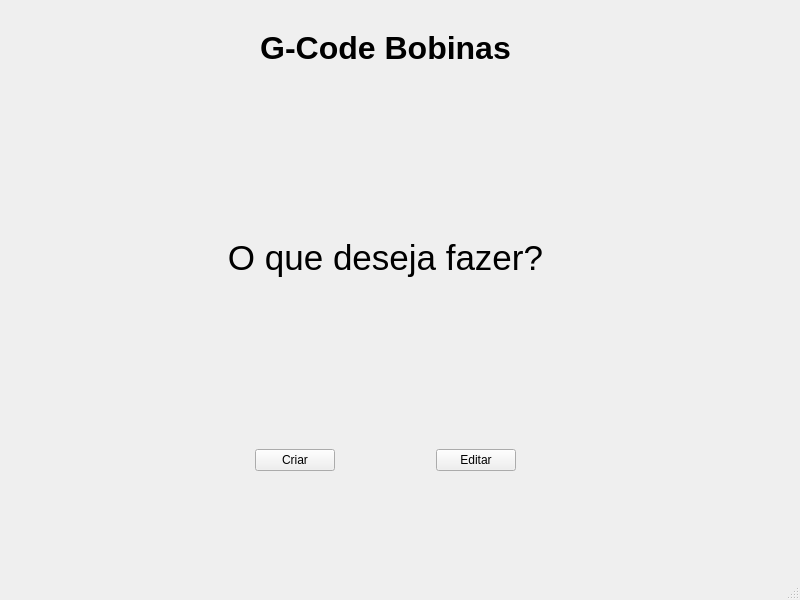
<?xml version="1.0" encoding="UTF-8"?>
<ui version="4.0">
 <class>MainWindow</class>
 <widget class="QMainWindow" name="MainWindow">
  <property name="geometry">
   <rect>
    <x>0</x>
    <y>0</y>
    <width>800</width>
    <height>600</height>
   </rect>
  </property>
  <property name="windowTitle">
   <string>MainWindow</string>
  </property>
  <widget class="QWidget" name="centralwidget">
   <widget class="QWidget" name="">
    <property name="geometry">
     <rect>
      <x>160</x>
      <y>30</y>
      <width>451</width>
      <height>441</height>
     </rect>
    </property>
    <layout class="QVBoxLayout" name="verticalLayout">
     <item>
      <widget class="QLabel" name="label">
       <property name="font">
        <font>
         <pointsize>24</pointsize>
         <bold>true</bold>
        </font>
       </property>
       <property name="text">
        <string>G-Code Bobinas</string>
       </property>
       <property name="alignment">
        <set>Qt::AlignCenter</set>
       </property>
      </widget>
     </item>
     <item>
      <layout class="QGridLayout" name="gridLayout">
       <item row="4" column="0">
        <layout class="QHBoxLayout" name="horizontalLayout">
         <item>
          <spacer name="horizontalSpacer_3">
           <property name="orientation">
            <enum>Qt::Horizontal</enum>
           </property>
           <property name="sizeHint" stdset="0">
            <size>
             <width>40</width>
             <height>20</height>
            </size>
           </property>
          </spacer>
         </item>
         <item>
          <widget class="QPushButton" name="criar_page">
           <property name="text">
            <string>Criar</string>
           </property>
          </widget>
         </item>
         <item>
          <spacer name="horizontalSpacer">
           <property name="orientation">
            <enum>Qt::Horizontal</enum>
           </property>
           <property name="sizeHint" stdset="0">
            <size>
             <width>40</width>
             <height>20</height>
            </size>
           </property>
          </spacer>
         </item>
         <item>
          <widget class="QPushButton" name="selec_page">
           <property name="text">
            <string>Editar</string>
           </property>
          </widget>
         </item>
         <item>
          <spacer name="horizontalSpacer_2">
           <property name="orientation">
            <enum>Qt::Horizontal</enum>
           </property>
           <property name="sizeHint" stdset="0">
            <size>
             <width>40</width>
             <height>20</height>
            </size>
           </property>
          </spacer>
         </item>
        </layout>
       </item>
       <item row="3" column="0">
        <spacer name="verticalSpacer_2">
         <property name="orientation">
          <enum>Qt::Vertical</enum>
         </property>
         <property name="sizeHint" stdset="0">
          <size>
           <width>20</width>
           <height>40</height>
          </size>
         </property>
        </spacer>
       </item>
       <item row="1" column="0">
        <widget class="QLabel" name="label_2">
         <property name="font">
          <font>
           <pointsize>26</pointsize>
          </font>
         </property>
         <property name="text">
          <string>O que deseja fazer?</string>
         </property>
         <property name="alignment">
          <set>Qt::AlignCenter</set>
         </property>
        </widget>
       </item>
       <item row="0" column="0">
        <spacer name="verticalSpacer">
         <property name="orientation">
          <enum>Qt::Vertical</enum>
         </property>
         <property name="sizeHint" stdset="0">
          <size>
           <width>20</width>
           <height>40</height>
          </size>
         </property>
        </spacer>
       </item>
      </layout>
     </item>
    </layout>
   </widget>
  </widget>
  <widget class="QMenuBar" name="menubar">
   <property name="geometry">
    <rect>
     <x>0</x>
     <y>0</y>
     <width>800</width>
     <height>21</height>
    </rect>
   </property>
  </widget>
  <widget class="QStatusBar" name="statusbar"/>
 </widget>
 <resources/>
 <connections/>
</ui>
